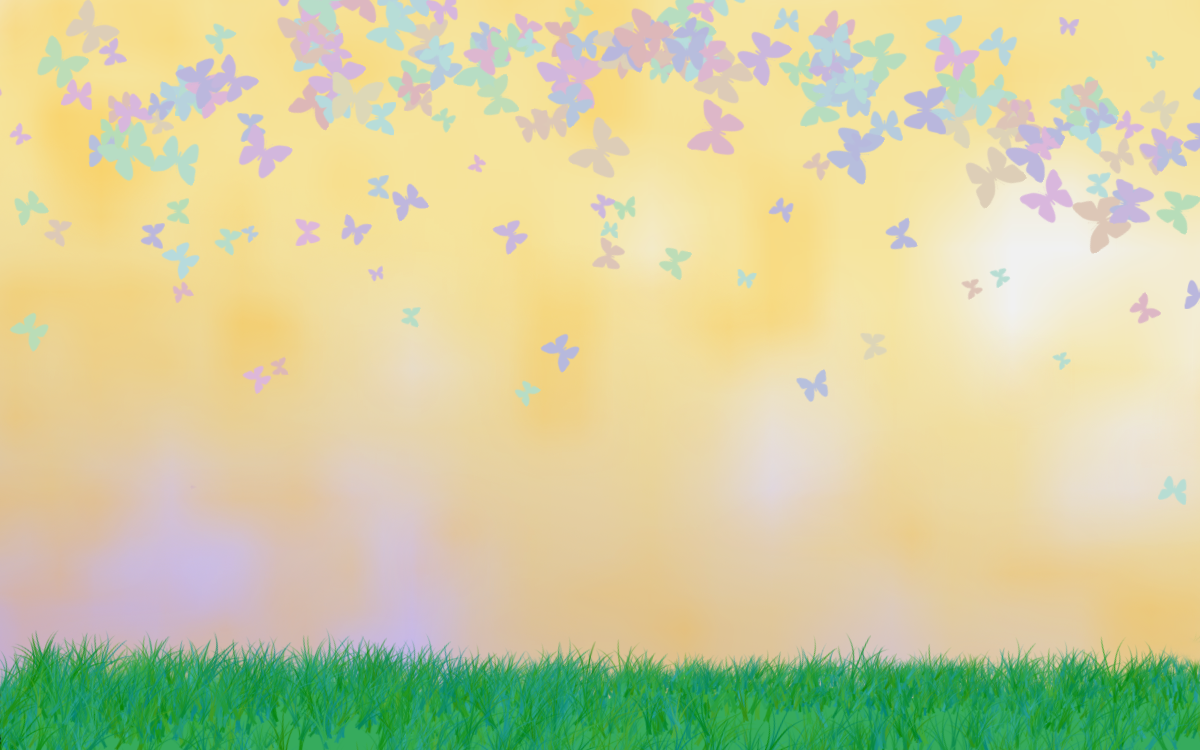

Tiled map render using the project's own tile images. Description and the whole map definition, tile-layer contents included, below:
An orthogonal 16x10 tile map with 75x75 px tiles, 2 tile layers (background, ground), 3 tilesets and 1 object.

<map version="1.0" orientation="orthogonal" renderorder="right-down" width="16" height="10" tilewidth="75" tileheight="75" nextobjectid="15">
 <tileset firstgid="1" name="spring_layer" tilewidth="75" tileheight="75" tilecount="160" columns="16">
  <image source="spring_layer.png" width="1200" height="800" />
 </tileset>
 <tileset firstgid="161" name="blob_rimuru" tilewidth="75" tileheight="75" tilecount="1" columns="1">
  <image source="blob_rimuru.png" width="75" height="75" />
 </tileset>
 <tileset firstgid="162" name="blob" tilewidth="75" tileheight="75" tilecount="1" columns="0">
  <tile id="0">
   <image width="75" height="75" source="blob_rimuru.png" />
  </tile>
 </tileset>
 <layer name="background" width="16" height="10">
  <data encoding="csv">
1,2,3,4,5,6,7,8,9,10,11,12,13,14,15,16,
17,18,19,20,21,22,23,24,25,26,27,28,29,30,31,32,
33,34,35,36,37,38,39,40,41,42,43,44,45,46,47,48,
49,50,51,52,53,54,55,56,57,58,59,60,61,62,63,64,
65,66,67,68,69,70,71,72,73,74,75,76,77,78,79,80,
81,82,83,84,85,86,87,88,89,90,91,92,93,94,95,96,
97,98,99,100,101,102,103,104,105,106,107,108,109,110,111,112,
113,114,115,116,117,118,119,120,121,122,123,124,125,126,127,128,
129,130,131,132,133,134,135,136,137,138,139,140,141,142,143,144,
0,0,0,0,0,0,0,0,0,0,0,0,0,0,0,0
</data>
 </layer>
 <layer name="ground" width="16" height="10">
  <data encoding="csv">
0,0,0,0,0,0,0,0,0,0,0,0,0,0,0,0,
0,0,0,0,0,0,0,0,0,0,0,0,0,0,0,0,
0,0,0,0,0,0,0,0,0,0,0,0,0,0,0,0,
0,0,0,0,0,0,0,0,0,0,0,0,0,0,0,0,
0,0,0,0,0,0,0,0,0,0,0,0,0,0,0,0,
0,0,0,0,0,0,0,0,0,0,0,0,0,0,0,0,
0,0,0,0,0,0,0,0,0,0,0,0,0,0,0,0,
0,0,0,0,0,0,0,0,0,0,0,0,0,0,0,0,
0,0,0,0,0,0,0,0,0,0,0,0,0,0,0,0,
145,146,147,148,149,150,151,152,153,154,155,156,157,158,159,160
</data>
 </layer>
 <objectgroup name="blob_layer">
  <object id="14" gid="162" x="1" y="674" width="75" height="75" />
 </objectgroup>
</map>